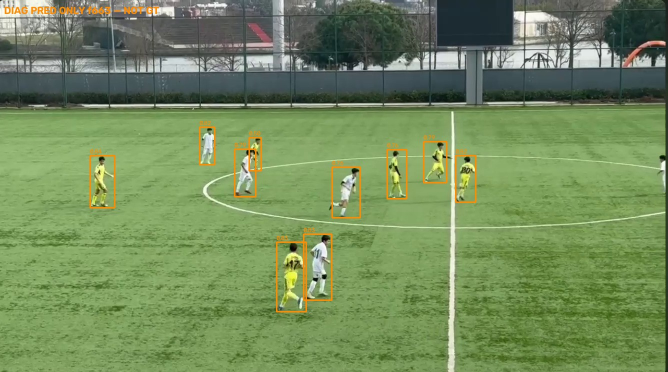
#> input picture artifacts/evidence/reboot_01/diagnostics_baseline_preds/pred_only_f00663.jpg, 1336 x 744 px (shown at 1/2 size)
$ python -i pipeline.py   (imports and definitions only)
#> lines starting #> are read from the running program, lines starting #| are printed output that depends on the picture; after the words box and inside, x2 and y2 are one past the last pixel; in counts of white or black regions, pixels touching at a corner belong together
"""Stage 18 own-video perception: pitch eligibility, roles, team, ball."""

from __future__ import annotations

from dataclasses import dataclass
from typing import Any

import cv2
import numpy as np

from football_analytics.acceptance.final_perception_repair.pipeline import (
    ConfirmedTracker,
    DetConfig,
    _iou,
    _kit_hist,
    _nms_xywh,
)
from football_analytics.perception.adapters.ultralytics_ball import UltralyticsBallAdapter
from football_analytics.perception.adapters.ultralytics_person import UltralyticsPersonAdapter

OWN_VIDEO_CFG = DetConfig(
    name="own_video_v1",
    conf=0.22,
    nms_iou=0.45,
    imgsz=960,
    tile_width=1336,
    tile_overlap=0,
    min_area=180.0,
    min_h=28.0,
    max_h_frac=0.55,
    min_aspect=0.18,
    max_aspect=0.95,
    center_merge_dist=10.0,
)


@dataclass
class PitchMasks:
    visible: np.ndarray
    interior: np.ndarray
    fence_y: int
    area_frac: float


def estimate_fence_y(frame: np.ndarray) -> int:
    """Far touchline / fence y from top of dominant green pitch blob."""
    h, w = frame.shape[:2]
    hsv = cv2.cvtColor(frame, cv2.COLOR_BGR2HSV)
    green = cv2.inRange(hsv, (28, 20, 30), (95, 255, 255))
    green = cv2.morphologyEx(green, cv2.MORPH_CLOSE, np.ones((9, 9), np.uint8))
    # row-wise green fraction
    row_frac = green.mean(axis=1) / 255.0
    # find first row from top where green becomes substantial (pitch starts)
    thresh = 0.25
    ys = np.where(row_frac >= thresh)[0]
    if ys.size == 0:
        return int(0.22 * h)
    y_start = int(ys[0])
    # fence sits slightly above pitch green onset
    return max(0, y_start - 4)


def compute_pitch_masks(frame: np.ndarray) -> PitchMasks:
    """Tight playable pitch: green below far touchline + largest component + erosion."""
    h, w = frame.shape[:2]
    fence_y = estimate_fence_y(frame)
    hsv = cv2.cvtColor(frame, cv2.COLOR_BGR2HSV)
    green = cv2.inRange(hsv, (28, 20, 30), (95, 255, 255))
    # Drop sky/trees above far touchline
    green[: max(0, fence_y), :] = 0
    # Drop extreme bottom spectator strip unless strongly green
    bottom = int(0.90 * h)
    strong = cv2.inRange(hsv[bottom:, :], (28, 45, 40), (95, 255, 255))
    green[bottom:, :] = cv2.bitwise_and(green[bottom:, :], strong)
    green = cv2.morphologyEx(green, cv2.MORPH_CLOSE, np.ones((11, 11), np.uint8))
    green = cv2.morphologyEx(green, cv2.MORPH_OPEN, np.ones((5, 5), np.uint8))
    cnts, _ = cv2.findContours(green, cv2.RETR_EXTERNAL, cv2.CHAIN_APPROX_SIMPLE)
    visible = np.zeros((h, w), np.uint8)
    if cnts:
        c = max(cnts, key=cv2.contourArea)
        if cv2.contourArea(c) > 0.08 * h * w:
            cv2.drawContours(visible, [c], -1, 255, -1)
    # Milder erosion so on-field players near touchline keep eligibility
    interior = cv2.erode(visible, np.ones((17, 17), np.uint8), iterations=1)
    interior[: min(h, fence_y + 4), :] = 0
    area_frac = float(np.count_nonzero(visible)) / float(h * w)
    return PitchMasks(visible=visible, interior=interior, fence_y=fence_y, area_frac=area_frac)


def footpoint(box: tuple[float, float, float, float]) -> tuple[int, int]:
    x, y, w, h = box
    return int(x + w / 2), int(y + h - 1)


# [243 lines left out: functions point_inside, detect_persons, kit_brightness_and_hue, kit_torso_stats, canonicalize_role_label, classify_human_role and 1 more, not called in this run]


__all__ = [
    "OWN_VIDEO_CFG",
    "PitchMasks",
    "ConfirmedTracker",
    "canonicalize_role_label",
    "classify_human_role",
    "compute_pitch_masks",
    "detect_balls",
    "detect_persons",
    "kit_brightness_and_hue",
    "kit_torso_stats",
    "_kit_hist",
]

>>> import cv2
>>> picture = cv2.imread('../../../../artifacts/evidence/reboot_01/diagnostics_baseline_preds/pred_only_f00663.jpg')
#> picture is the input picture: shape (744, 1336, 3); mean B, G, R 91.9, 139.9, 116
>>> result = compute_pitch_masks(picture)
#> in estimate_fence_y, `hsv = cv2.cvtColor(frame, cv2.COLOR_BGR2HSV)`: hsv: shape (744, 1336, 3); mean H, S, V 52.4, 91.3, 141.5
#> in estimate_fence_y, `green = cv2.inRange(hsv, (28, 20, 30), (95, 255, 255))`:
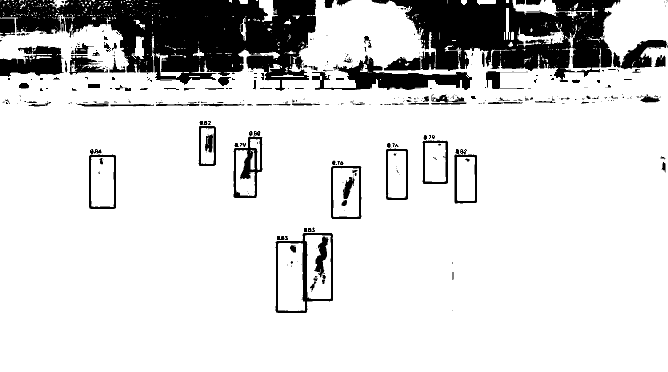
#> green: shape (744, 1336) (shown at 1/2 size); 84.3% white; 492 black regions (353 under 20 px), largest, box (x1, y1, x2, y2) and area: (0, 0, 632, 182) 63440, (743, 0, 1241, 164) 46658, (624, 110, 944, 180) 8234
#> in estimate_fence_y, `green = cv2.morphologyEx(green, cv2.MORPH_CLOSE, np.ones((9, 9), np.ui..`:
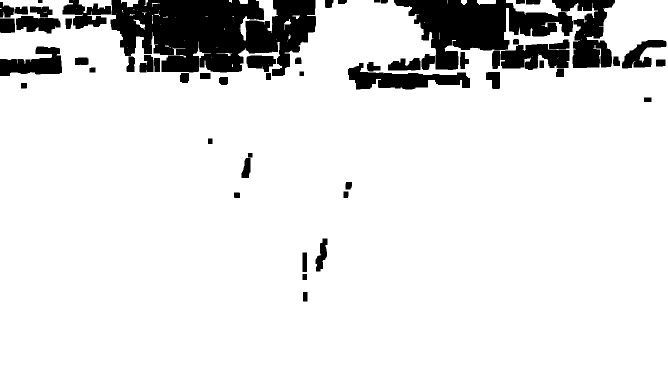
#> green: shape (744, 1336) (shown at 1/2 size); 88.2% white; 57 black regions, largest, box (x1, y1, x2, y2) and area: (221, 0, 632, 152) 44300, (788, 0, 1146, 140) 24049, (1104, 0, 1230, 136) 8765
#> in estimate_fence_y, `row_frac = green.mean(axis=1) / 255.0`: row_frac = 744 values, max 1 at index 179, min 0.29 at index 43, mean 0.882
#> in estimate_fence_y, `ys = np.where(row_frac >= thresh)[0]`: ys = 744 values from 0 to 743
#> in estimate_fence_y, `y_start = int(ys[0])`: y_start = 0
#> in compute_pitch_masks, `strong = cv2.inRange(hsv[bottom:, :], (28, 45, 40), (95, 255, 255))`:
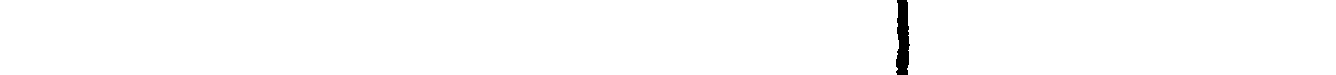
#> strong: shape (75, 1336); 99.2% white; 1 black region, box (x1, y1, x2, y2) and area: (896, 0, 910, 75) 819
#> in compute_pitch_masks, `green[bottom:, :] = cv2.bitwise_and(green[bottom:, :], strong)`:
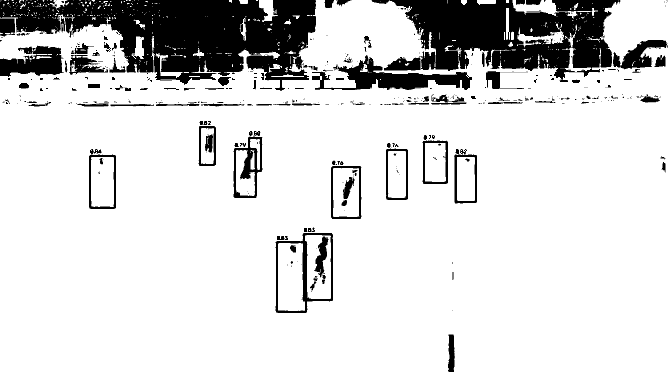
#> green: shape (744, 1336) (shown at 1/2 size); 84.2% white; 493 black regions (353 under 20 px), largest, box (x1, y1, x2, y2) and area: (0, 0, 632, 182) 63440, (743, 0, 1241, 164) 46658, (624, 110, 944, 180) 8234
#> in compute_pitch_masks, `green = cv2.morphologyEx(green, cv2.MORPH_CLOSE, np.ones((11, 11), np...`: green: shape (744, 1336); 88.9% white; 56 black regions, largest, box (x1, y1, x2, y2) and area: (222, 0, 632, 145) 42670, (789, 0, 1017, 139) 18426, (1105, 0, 1229, 136) 7322
#> in compute_pitch_masks, `green = cv2.morphologyEx(green, cv2.MORPH_OPEN, np.ones((5, 5), np.uin..`:
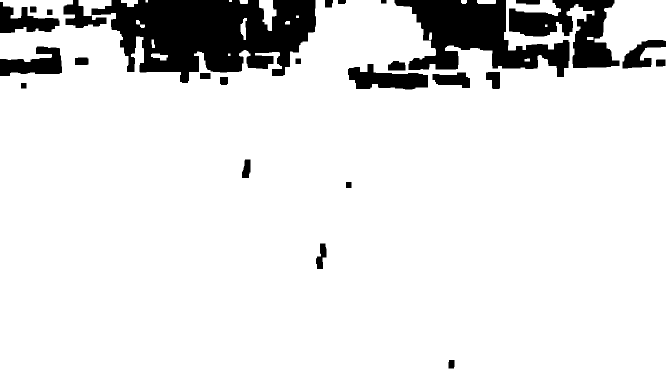
#> green: shape (744, 1336) (shown at 1/2 size); 88.6% white; 26 black regions
#> in compute_pitch_masks, `cnts, _ = cv2.findContours(green, cv2.RETR_EXTERNAL, cv2.CHAIN_APPROX_..`: cnts = 20 contours, 4 with area under 20; largest, box (x1, y1, x2, y2) and area: (0, 0, 1336, 744) 885260, (157, 0, 223, 32) 1166, (518, 0, 553, 62) 1148, (481, 36, 494, 80) 302, (242, 0, 276, 14) 286
#> in compute_pitch_masks, `c = max(cnts, key=cv2.contourArea)`: c = contour of 927 points, box (x1, y1, x2, y2) (0, 0, 1336, 744), area 885260
#> in compute_pitch_masks, `cv2.drawContours(visible, [c], -1, 255, -1)`:
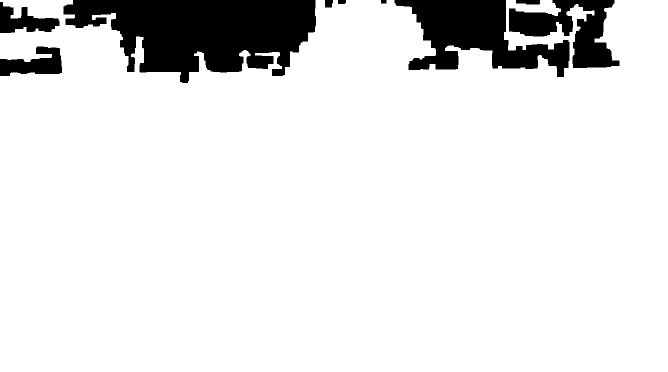
#> visible: shape (744, 1336) (shown at 1/2 size); 89.5% white; 9 black regions, largest, box (x1, y1, x2, y2) and area: (127, 0, 632, 166) 54934, (789, 0, 1139, 154) 26566, (1018, 0, 1239, 136) 14198
#> in compute_pitch_masks, `interior = cv2.erode(visible, np.ones((17, 17), np.uint8), iterations=1)`: interior: shape (744, 1336); 86% white; 4 black regions, box (x1, y1, x2, y2) and area: (0, 0, 640, 174) 72695, (754, 0, 1247, 162) 57690, (0, 85, 132, 160) 7685, (642, 0, 700, 23) 1134
#> in compute_pitch_masks, `interior[: min(h, fence_y + 4), :] = 0`:
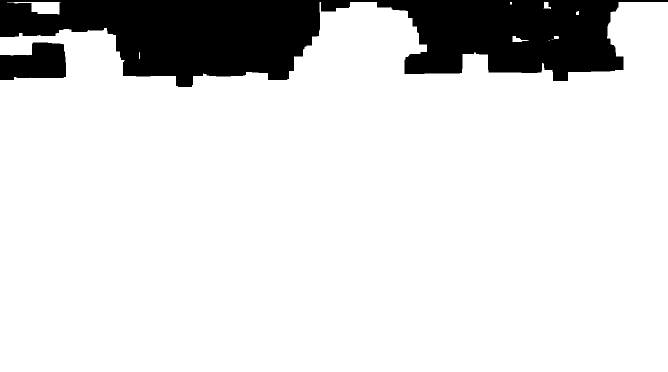
#> interior: shape (744, 1336) (shown at 1/2 size); 85.9% white; 2 black regions, box (x1, y1, x2, y2) and area: (0, 0, 1336, 174) 132649, (0, 85, 132, 160) 7685
#> in compute_pitch_masks, `area_frac = float(np.count_nonzero(visible)) / float(h * w)`: area_frac = 0.895

$ run again, on artifacts/evidence/reboot_01/diagnostics_baseline_preds/pred_only_f00700.jpg
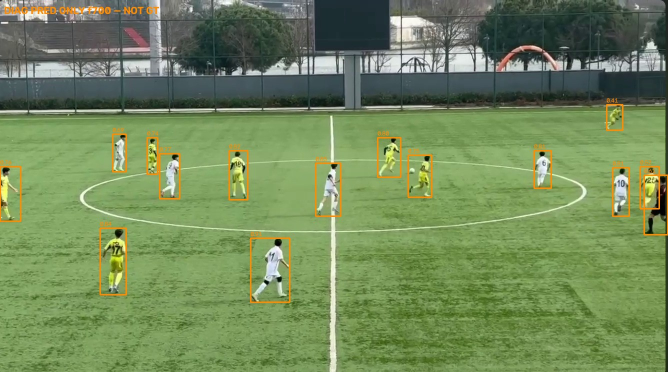
#> input picture artifacts/evidence/reboot_01/diagnostics_baseline_preds/pred_only_f00700.jpg, 1336 x 744 px (shown at 1/2 size)
#> picture is the input picture: shape (744, 1336, 3); mean B, G, R 90.4, 137.6, 114.9
#> hsv: shape (744, 1336, 3); mean H, S, V 53.2, 92.1, 139.6
#> in estimate_fence_y, `green = cv2.morphologyEx(green, cv2.MORPH_CLOSE, np.ones((9, 9), np.ui..`:
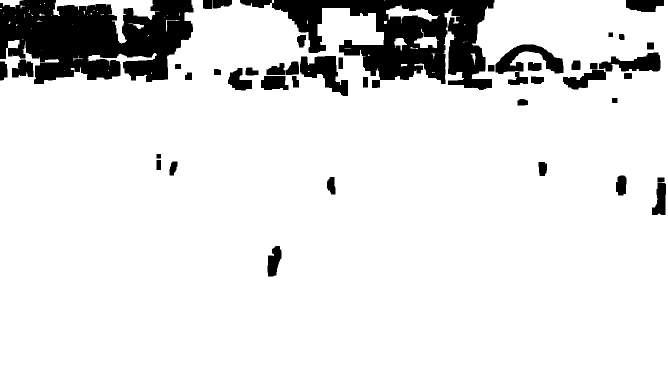
#> green: shape (744, 1336) (shown at 1/2 size); 88.3% white; 44 black regions, largest, box (x1, y1, x2, y2) and area: (0, 0, 387, 168) 46213, (480, 0, 989, 180) 40971, (600, 112, 696, 192) 3859
#> row_frac = 744 values, max 1 at index 192, min 0.274 at index 137, mean 0.883
#> ys = 744 values from 0 to 743
#> y_start = 0
#> strong: shape (75, 1336); 99.2% white; 1 black region, box (x1, y1, x2, y2) and area: (660, 0, 673, 75) 832
#> cnts = 11 contours; largest, box (x1, y1, x2, y2) and area: (0, 0, 1336, 744) 892282, (106, 0, 310, 86) 4492, (772, 12, 874, 42) 1327, (828, 74, 874, 97) 864, (0, 0, 45, 18) 579
#> c = contour of 603 points, box (x1, y1, x2, y2) (0, 0, 1336, 744), area 892282
#> visible: shape (744, 1336); 90.1% white; 6 black regions, box (x1, y1, x2, y2) and area: (0, 0, 386, 168) 52556, (481, 0, 988, 178) 43057, (1252, 0, 1328, 24) 1482, (406, 0, 464, 18) 870, (0, 123, 15, 160) 485, (660, 730, 672, 744) 164
#> in compute_pitch_masks, `interior[: min(h, fence_y + 4), :] = 0`:
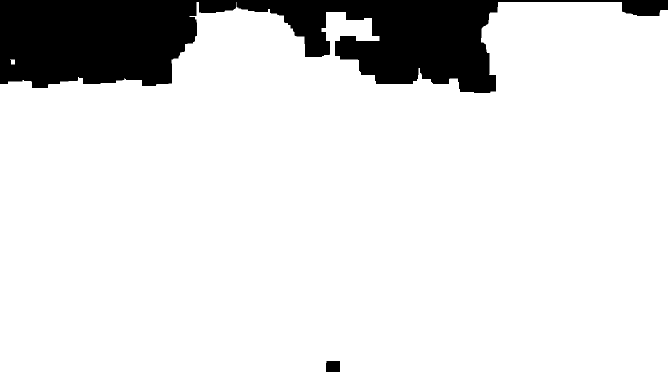
#> interior: shape (744, 1336) (shown at 1/2 size); 87.5% white; 2 black regions, box (x1, y1, x2, y2) and area: (0, 0, 1336, 186) 123416, (652, 722, 680, 744) 612
#> area_frac = 0.901

$ run again, on artifacts/evidence/reboot_01/diagnostics_baseline_preds/pred_only_f00780.jpg
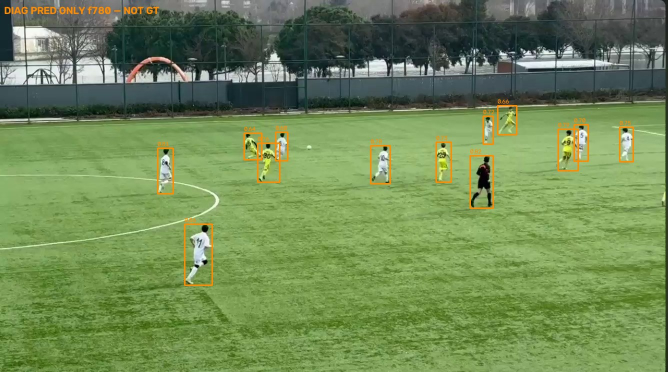
#> input picture artifacts/evidence/reboot_01/diagnostics_baseline_preds/pred_only_f00780.jpg, 1336 x 744 px (shown at 1/2 size)
#> picture is the input picture: shape (744, 1336, 3); mean B, G, R 85.6, 137.5, 112.3
#> hsv: shape (744, 1336, 3); mean H, S, V 53.4, 100.8, 139
#> in estimate_fence_y, `green = cv2.morphologyEx(green, cv2.MORPH_CLOSE, np.ones((9, 9), np.ui..`:
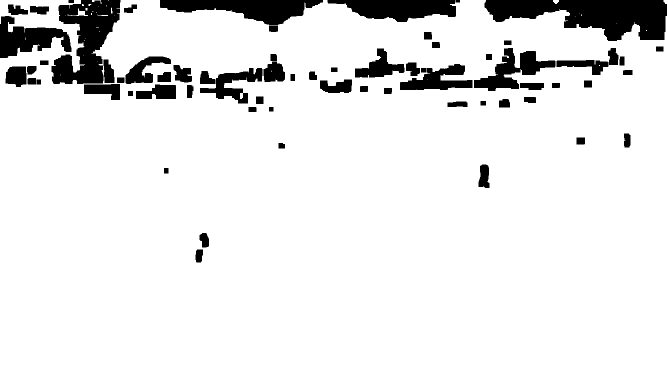
#> green: shape (744, 1336) (shown at 1/2 size); 90.4% white; 66 black regions, largest, box (x1, y1, x2, y2) and area: (969, 0, 1334, 82) 18338, (103, 0, 241, 168) 13154, (320, 0, 646, 50) 8942
#> row_frac = 744 values, max 1 at index 224, min 0.193 at index 15, mean 0.904
#> ys = 727 values from 7 to 743
#> y_start = 7
#> fence_y = 3
#> strong: shape (75, 1336); 100% white; black in thin lines or dots, all inside (x1, y1, x2, y2) = (1332, 30, 1336, 75)
#> cnts = 4 contours; box (x1, y1, x2, y2) and area: (0, 0, 1336, 744) 931022, (156, 6, 184, 32) 547, (1106, 0, 1118, 6) 48, (1327, 0, 1336, 8) 47
#> c = contour of 738 points, box (x1, y1, x2, y2) (0, 0, 1336, 744), area 931022
#> visible: shape (744, 1336); 94% white; 8 black regions, largest, box (x1, y1, x2, y2) and area: (970, 0, 1336, 82) 18443, (103, 0, 331, 200) 17906, (315, 0, 641, 64) 9212
#> in compute_pitch_masks, `interior[: min(h, fence_y + 4), :] = 0`:
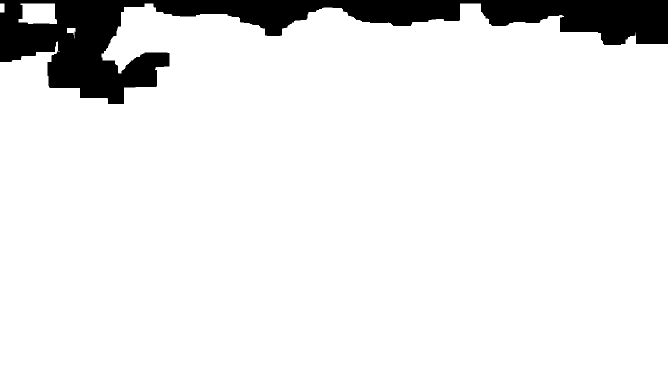
#> interior: shape (744, 1336) (shown at 1/2 size); 91.3% white; 1 black region, box (x1, y1, x2, y2) and area: (0, 0, 1336, 208) 86957
#> area_frac = 0.94

$ run again, on artifacts/evidence/reboot_01/diagnostics_baseline_preds/pred_only_f00920.jpg
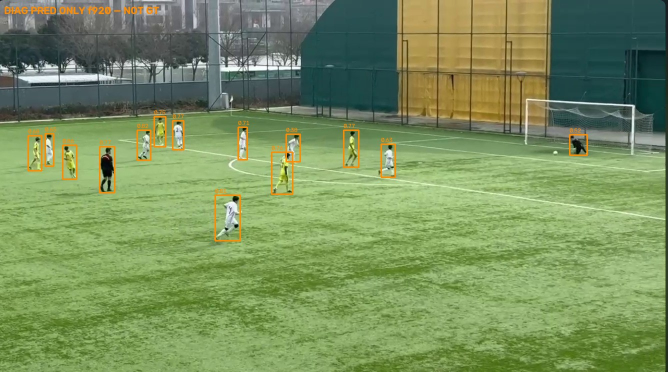
#> input picture artifacts/evidence/reboot_01/diagnostics_baseline_preds/pred_only_f00920.jpg, 1336 x 744 px (shown at 1/2 size)
#> picture is the input picture: shape (744, 1336, 3); mean B, G, R 94.1, 144.9, 122.1
#> hsv: shape (744, 1336, 3); mean H, S, V 52.2, 101.6, 148
#> row_frac = 744 values, max 1 at index 293, min 0.316 at index 33, mean 0.861
#> ys = 744 values from 0 to 743
#> y_start = 0
#> strong: shape (75, 1336); every value is 255
#> cnts = 9 contours; largest, box (x1, y1, x2, y2) and area: (0, 0, 1336, 744) 860485, (240, 0, 314, 20) 848, (496, 0, 536, 24) 579, (156, 7, 176, 30) 320, (181, 0, 207, 11) 230
#> c = contour of 549 points, box (x1, y1, x2, y2) (0, 0, 1336, 744), area 860485
#> visible: shape (744, 1336); 86.9% white; 5 black regions, box (x1, y1, x2, y2) and area: (796, 0, 1138, 272) 74915, (118, 0, 662, 154) 49834, (0, 9, 105, 65) 4295, (0, 141, 40, 180) 1143, (0, 227, 23, 239) 269
#> in compute_pitch_masks, `interior[: min(h, fence_y + 4), :] = 0`:
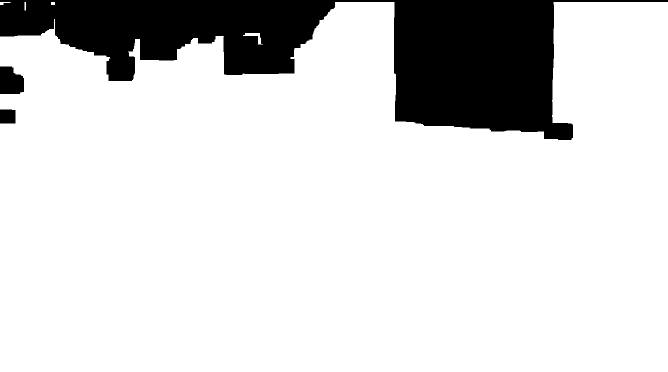
#> interior: shape (744, 1336) (shown at 1/2 size); 84.2% white; 3 black regions, box (x1, y1, x2, y2) and area: (0, 0, 1336, 280) 153524, (0, 133, 48, 188) 2253, (0, 219, 31, 247) 861
#> area_frac = 0.869
